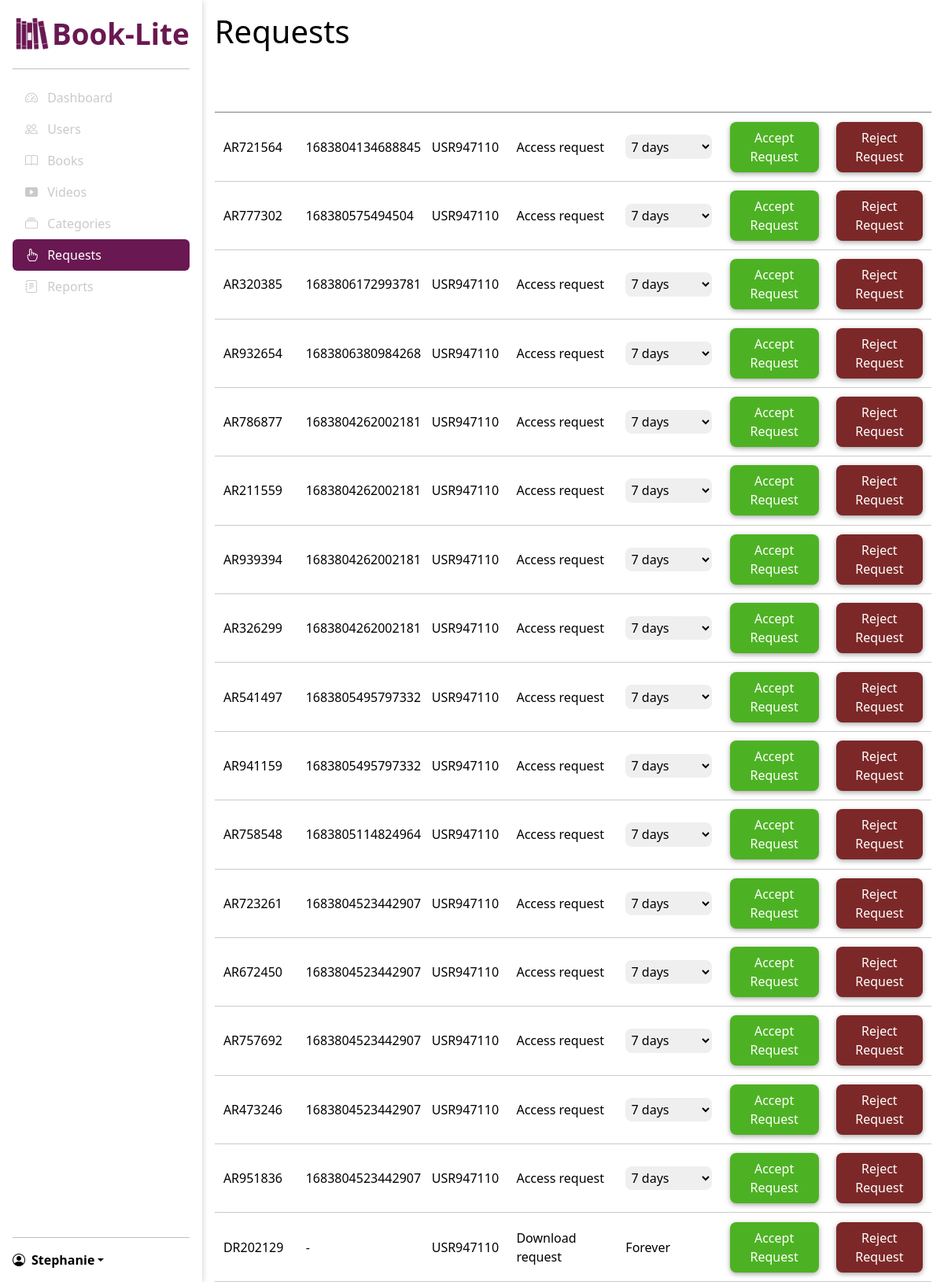
Screenshot of /admin/requests (signed in) with the database file from the repository.
### models/models.py (models this page shows)
class User(db.Model, UserMixin):
    id = db.Column(db.String, primary_key=True, default=lambda: 'USR' + generate_id())
    name = db.Column(db.String(100), nullable=False)
    email = db.Column(db.String(100), unique=True, nullable=False)
    password = db.Column(db.String(100), nullable=False)
    is_admin = db.Column(db.Boolean, default=False)
    rentals = db.relationship('Rental', backref='user', lazy=True)

class AccessRequest(db.Model):
    id = db.Column(db.String, primary_key=True, default=lambda: 'AR' + generate_id())
    user_id = db.Column(db.String, db.ForeignKey('user.id'), nullable=False)
    book_id = db.Column(db.String, db.ForeignKey('book.id'), nullable=False)
    date_requested = db.Column(db.DateTime, nullable=False, default=datetime.utcnow)
    date_due = db.Column(db.DateTime, nullable=False, default=datetime.utcnow)
    book = db.relationship('Book', backref='access_requests')

class Book(db.Model):
    id = db.Column(db.String, primary_key=True)
    title = db.Column(db.String(100), nullable=False)
    author = db.Column(db.String(100), nullable=False)
    description = db.Column(db.Text, nullable=False)
    cover_path = db.Column(db.String(100), nullable=False)
    file_path = db.Column(db.String(100), nullable=False)
    category_id = db.Column(db.String, db.ForeignKey('category.id'), nullable=False)
    rentals = db.relationship('Rental', backref='book', lazy=True)

class DownloadRequest(db.Model):
    id = db.Column(db.String, primary_key=True, default=lambda: 'DR' + generate_id())
    user_id = db.Column(db.String, db.ForeignKey('user.id'), nullable=False)
    book_id = db.Column(db.String, db.ForeignKey('book.id'), nullable=False)

### routes/admin.py (the view)
@admin_bp.route("/requests")
@login_required
@isAdmin
def requests():
    access_requests = AccessRequest.query.all()
    download_requests = DownloadRequest.query.all()
    total_requests = len(access_requests) + len(download_requests)
    return render_template(
        "admin/requests.html",
        access_requests=access_requests,
        download_requests=download_requests,
        req_active="active",
        total_requests=total_requests,
    )

### main.py (called while the page is built)
@login_manager.user_loader
def load_user(user_id):
    return User.query.get(user_id)

@app.context_processor
def inject_global_vars():
    return dict(user=current_user)

### routes/admin.py (called while the page is built)
def isAdmin(f):
    @wraps(f)
    def decorated_function(*args, **kwargs):
        if not current_user.is_admin:
            logout_user(current_user)
            return redirect(url_for("auth.login"))
        return f(*args, **kwargs)
    return decorated_function

### templates/admin/requests.html (shortened to what this page needs)
{% extends "/admin/base_admin.html" %} {%block title %}Request{% endblock %}
{% block main %}
<h1>Requests</h1>
<div>
  <div class="requests table">
    <table class="requests_table">
      <thead>
        <tr>
          <th>Request Id</th>
          <th>Book Id</th>
          <th>User Id</th>
          <th>Request type</th>
          <th>Specify due date</th>
          <th></th>
          <th></th>
        </tr>
      </thead>
      {% for access_request in access_requests %}
      <tr>
        <td>{{ access_request.id }}</td>
        <td>{{ access_request.book.id}}</td>
        <td>{{ access_request.user_id }}</td>
        <td>Access request</td>
        <td>
          <select name="" id="days">
            <option value="7">7 days</option>
          </select>
        </td>
        <td>
          <form
            class="grant-request"
            action="/admin/grant-access-request/{{ access_request.id }}"
            method="post"
          >
            <button type="submit">Accept Request</button>
          </form>
        </td>
        <td>
          <form
            action="/admin/reject-access-request/{{ access_request.id }}"
            method="post"
          >
            <button type="submit">Reject Request</button>
          </form>
        </td>
      </tr>
      {% endfor %} {% for download_request in download_requests %}
      <tr>
        <td>{{ download_request.id }}</td>
        <td>-</td>
        <td>{{ download_request.user_id }}</td>
        <td>Download request</td>
        <td>Forever</td>
        <td>
          <form
            class="grant-request"
            action="/admin/grant-download-request/{{ download_request.id }}"
            method="post"
          >
            <button type="submit">Accept Request</button>
          </form>
        </td>
        <td>
          <form
          action="/admin/reject-download-request/{{ download_request.id }}"
            method="post"
          >
            <button type="submit">Reject Request</button>
          </form>
        </td>
      </tr>
      {% endfor %}
    </table>
  </div>
</div>
 {% endblock %}

### templates/admin/base_admin.html (shortened to what this page needs)
{% extends "/base_dashboard.html" %} {% block sidebar %}
<ul class="nav nav-pills flex-column mb-auto">
  <li>
    <a href="{{url_for('admin.dashboard')}}" class="nav-link big {{d_active}}">
      <i class="bi bi-speedometer2 me-2"></i>
      Dashboard
    </a>
  </li>
  <li>
    <a href="{{url_for('admin.users')}}" class="nav-link big {{u_active}}">
      <i class="bi bi-people me-2"></i>
      Users
    </a>
  </li>
  <li>
    <a href="{{url_for('admin.books')}}" class="nav-link big {{b_active}}">
      <i class="bi bi-book me-2"></i>
      Books
    </a>
  </li>
  <li>
    <a href="{{url_for('admin.videos')}}" class="nav-link big {{v_active}}">
      <i class="bi bi-play-btn-fill me-2"></i>
      Videos
    </a>
  </li>
  <li>
    <a href="{{url_for('admin.categories')}}" class="nav-link big {{c_active}}">
      <i class="bi bi-collection me-2"></i>
      Categories
    </a>
  </li>
  <li>
    <a href="{{url_for('admin.requests')}}" class="nav-link big {{req_active}}">
      <i class="bi bi-hand-index me-2"></i>
      Requests
    </a>
  </li>
  <li>
    <a href="{{url_for('admin.reports')}}" class="nav-link big {{rep_active}}">
      <i class="bi bi-journal-text me-2"></i>
      Reports
    </a>
  </li>
</ul>
<hr />
<div class="dropdown">
  <a
    href="#"
    class="d-flex align-items-center text-decoration-none dropdown-toggle user"
    data-bs-toggle="dropdown"
    aria-expanded="false"
  >
    <i class="bi bi-person-circle me-2"></i>
    <strong>{{ user.name }} </strong>
  </a>
</div>
{% endblock %}

### static/css/admin.css (style rules this page uses)
* { margin: 0; padding: 0; scroll-behavior: smooth; color: black; }
*, *::before, *::after { box-sizing: border-box; }
body { width: 100vw; height: 100vh; overflow: hidden; }
:root { --secondary-color: #691852; --light-primary-color: #fff; --dark-primary-color: #000; --grey-color: #cacaca; }
.nav-pills .nav-link.active, .nav-pills .nav-link.active i { background: var(--secondary-color); color: #fff; }
.nav-pills .nav-link, .nav-pills .nav-link i { color: var(--grey-color); }
.dropdown-toggle::after { color: #000; }
.table { position: relative; background-color: rgb(230, 230, 230); height: 70vh; }
table { width: 100%; background-color: rgb(230, 230, 230); overflow-y: scroll; }
table tbody tr { border-bottom: 2px solid var(--grey-color); }
table th { color: var(--light-primary-color); }
table th, table td { border: none; padding: 0.7rem; max-width: 10rem; overflow: scroll; }
table thead { background-color: var(--secondary-color); }
.requests_table { min-width: 100%; }
.requests_table tr td select { padding: 0.2rem; border: none; border-radius: 0.5rem; outline: none; width: 100%; }
.requests_table tr td button { padding: 0.5rem; border-radius: 0.5rem; border: none; box-shadow: 0 2px 6px rgba(0, 0, 0, 0.35); }
.requests_table tr td:nth-child(6) button, .latest-requests tr td:nth-child(5) button { background: var(--secondary-green); }
.requests_table tr td:nth-child(7) button, .latest-requests tr td:nth-child(6) button { background: #7c2828; }
.requests_table tr td button { width: 100%; color: var(--light-primary-color); }
:root { --primary-purple: #dfdcfaff; --primary-blue: rgb(198, 229, 244); --secondary-blue: rgb(146, 213, 247); --primary-pink: rgb(250, 239, 229); --primary-green: rgb(221, 243, 212); --background-green: #bae6a7ff; --secondary-purple: #7d71feff; --secondary-green: #4db223ff; --secondary-orange: #ed7724ff; --primary-orange: rgba(255, 192, 147, 0.735); --white: #fff; --black: #000; --gray: rgba(20, 20, 20, 0.607); --transparent-color: rgba(0, 0, 0, 0.06); --border-color: rgba(0, 0, 0, 0.1); }

### static/css/user.css (style rules this page uses)
* { margin: 0; padding: 0; scroll-behavior: smooth; color: black; }
*, *::before, *::after { box-sizing: border-box; }
body { width: 100vw; height: 100vh; overflow: hidden; }
:root { --secondary-color: #691852; --light-primary-color: #fff; --dark-primary-color: #000; --grey-color: #cacaca; }

### rows the page displays
User: name "Stephanie"
AccessRequest: id "AR721564", book.id "1683804134688845", user_id "USR947110"
AccessRequest: id "AR777302", book.id "168380575494504", user_id "USR947110"
AccessRequest: id "AR320385", book.id "1683806172993781", user_id "USR947110"
AccessRequest: id "AR932654", book.id "1683806380984268", user_id "USR947110"
AccessRequest: id "AR786877", book.id "1683804262002181", user_id "USR947110"
AccessRequest: id "AR211559", book.id "1683804262002181", user_id "USR947110"
AccessRequest: id "AR939394", book.id "1683804262002181", user_id "USR947110"
AccessRequest: id "AR326299", book.id "1683804262002181", user_id "USR947110"
AccessRequest: id "AR541497", book.id "1683805495797332", user_id "USR947110"
AccessRequest: id "AR941159", book.id "1683805495797332", user_id "USR947110"
AccessRequest: id "AR758548", book.id "1683805114824964", user_id "USR947110"
AccessRequest: id "AR723261", book.id "1683804523442907", user_id "USR947110"
AccessRequest: id "AR672450", book.id "1683804523442907", user_id "USR947110"
AccessRequest: id "AR757692", book.id "1683804523442907", user_id "USR947110"
AccessRequest: id "AR473246", book.id "1683804523442907", user_id "USR947110"
AccessRequest: id "AR951836", book.id "1683804523442907", user_id "USR947110"
DownloadRequest: id "DR202129", user_id "USR947110"
